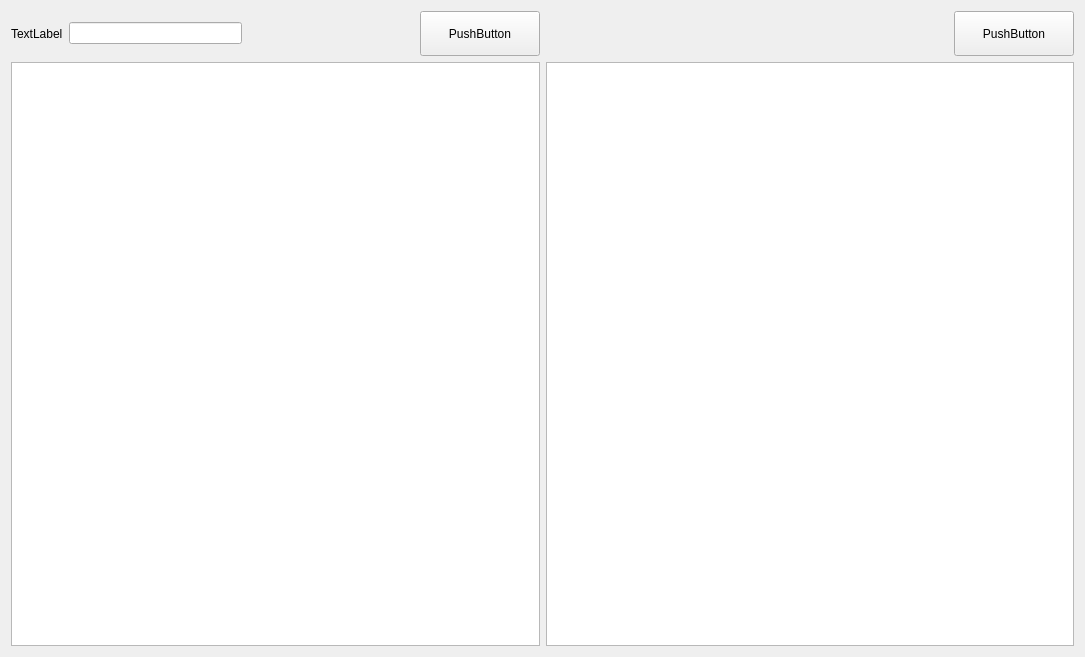
<?xml version="1.0" encoding="UTF-8"?>
<ui version="4.0">
 <class>Form</class>
 <widget class="QWidget" name="Form">
  <property name="geometry">
   <rect>
    <x>0</x>
    <y>0</y>
    <width>1085</width>
    <height>657</height>
   </rect>
  </property>
  <property name="windowTitle">
   <string>Form</string>
  </property>
  <layout class="QHBoxLayout" name="horizontalLayout_4">
   <item>
    <layout class="QHBoxLayout" name="horizontalLayout_3">
     <item>
      <layout class="QVBoxLayout" name="verticalLayout">
       <item>
        <layout class="QHBoxLayout" name="horizontalLayout">
         <item>
          <widget class="QLabel" name="HexSplitTips">
           <property name="text">
            <string>TextLabel</string>
           </property>
          </widget>
         </item>
         <item>
          <widget class="QLineEdit" name="HexSplitBox"/>
         </item>
         <item>
          <spacer name="horizontalSpacer">
           <property name="orientation">
            <enum>Qt::Horizontal</enum>
           </property>
           <property name="sizeHint" stdset="0">
            <size>
             <width>40</width>
             <height>20</height>
            </size>
           </property>
          </spacer>
         </item>
         <item>
          <widget class="QPushButton" name="HexEncodeButton">
           <property name="minimumSize">
            <size>
             <width>120</width>
             <height>45</height>
            </size>
           </property>
           <property name="maximumSize">
            <size>
             <width>120</width>
             <height>45</height>
            </size>
           </property>
           <property name="text">
            <string>PushButton</string>
           </property>
          </widget>
         </item>
        </layout>
       </item>
       <item>
        <widget class="QTextEdit" name="HexTextBox"/>
       </item>
      </layout>
     </item>
     <item>
      <layout class="QVBoxLayout" name="verticalLayout_2">
       <item>
        <layout class="QHBoxLayout" name="horizontalLayout_2">
         <item>
          <spacer name="horizontalSpacer_2">
           <property name="orientation">
            <enum>Qt::Horizontal</enum>
           </property>
           <property name="sizeHint" stdset="0">
            <size>
             <width>40</width>
             <height>20</height>
            </size>
           </property>
          </spacer>
         </item>
         <item>
          <widget class="QPushButton" name="HexDecodeButton">
           <property name="minimumSize">
            <size>
             <width>120</width>
             <height>45</height>
            </size>
           </property>
           <property name="maximumSize">
            <size>
             <width>120</width>
             <height>45</height>
            </size>
           </property>
           <property name="text">
            <string>PushButton</string>
           </property>
          </widget>
         </item>
        </layout>
       </item>
       <item>
        <widget class="QTextEdit" name="HexCipherBox"/>
       </item>
      </layout>
     </item>
    </layout>
   </item>
  </layout>
 </widget>
 <resources/>
 <connections/>
</ui>
